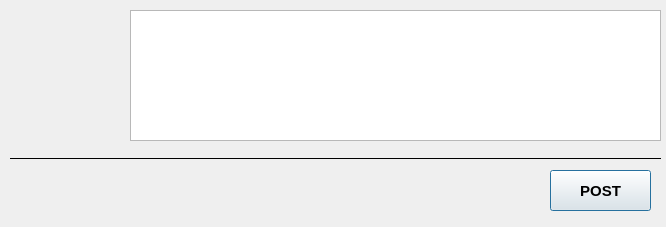
<?xml version="1.0" encoding="UTF-8"?>
<ui version="4.0">
 <class>WritePost</class>
 <widget class="QDialog" name="WritePost">
  <property name="geometry">
   <rect>
    <x>0</x>
    <y>0</y>
    <width>666</width>
    <height>227</height>
   </rect>
  </property>
  <property name="windowTitle">
   <string>Dialog</string>
  </property>
  <widget class="QPushButton" name="POST_Button">
   <property name="geometry">
    <rect>
     <x>550</x>
     <y>170</y>
     <width>101</width>
     <height>41</height>
    </rect>
   </property>
   <property name="palette">
    <palette>
     <active>
      <colorrole role="WindowText">
       <brush brushstyle="SolidPattern">
        <color alpha="255">
         <red>0</red>
         <green>85</green>
         <blue>255</blue>
        </color>
       </brush>
      </colorrole>
     </active>
     <inactive>
      <colorrole role="WindowText">
       <brush brushstyle="SolidPattern">
        <color alpha="255">
         <red>0</red>
         <green>85</green>
         <blue>255</blue>
        </color>
       </brush>
      </colorrole>
     </inactive>
     <disabled>
      <colorrole role="WindowText">
       <brush brushstyle="SolidPattern">
        <color alpha="255">
         <red>120</red>
         <green>120</green>
         <blue>120</blue>
        </color>
       </brush>
      </colorrole>
     </disabled>
    </palette>
   </property>
   <property name="font">
    <font>
     <family>Segoe UI</family>
     <pointsize>11</pointsize>
     <weight>75</weight>
     <bold>true</bold>
    </font>
   </property>
   <property name="autoFillBackground">
    <bool>false</bool>
   </property>
   <property name="text">
    <string>POST</string>
   </property>
  </widget>
  <widget class="QTextEdit" name="InputMessage">
   <property name="geometry">
    <rect>
     <x>130</x>
     <y>10</y>
     <width>531</width>
     <height>131</height>
    </rect>
   </property>
   <property name="font">
    <font>
     <pointsize>12</pointsize>
    </font>
   </property>
  </widget>
  <widget class="Line" name="line">
   <property name="geometry">
    <rect>
     <x>10</x>
     <y>150</y>
     <width>651</width>
     <height>16</height>
    </rect>
   </property>
   <property name="font">
    <font>
     <family>MS Sans Serif</family>
     <pointsize>26</pointsize>
     <weight>75</weight>
     <bold>true</bold>
     <strikeout>true</strikeout>
    </font>
   </property>
   <property name="cursor">
    <cursorShape>ArrowCursor</cursorShape>
   </property>
   <property name="frameShadow">
    <enum>QFrame::Plain</enum>
   </property>
   <property name="lineWidth">
    <number>1</number>
   </property>
   <property name="midLineWidth">
    <number>6</number>
   </property>
   <property name="orientation">
    <enum>Qt::Horizontal</enum>
   </property>
  </widget>
  <widget class="QLabel" name="ProfilePic">
   <property name="geometry">
    <rect>
     <x>10</x>
     <y>20</y>
     <width>111</width>
     <height>101</height>
    </rect>
   </property>
   <property name="sizePolicy">
    <sizepolicy hsizetype="Preferred" vsizetype="Preferred">
     <horstretch>0</horstretch>
     <verstretch>0</verstretch>
    </sizepolicy>
   </property>
   <property name="text">
    <string/>
   </property>
   <property name="pixmap">
    <pixmap>pikachu.png</pixmap>
   </property>
   <property name="scaledContents">
    <bool>false</bool>
   </property>
  </widget>
 </widget>
 <resources/>
 <connections/>
</ui>
